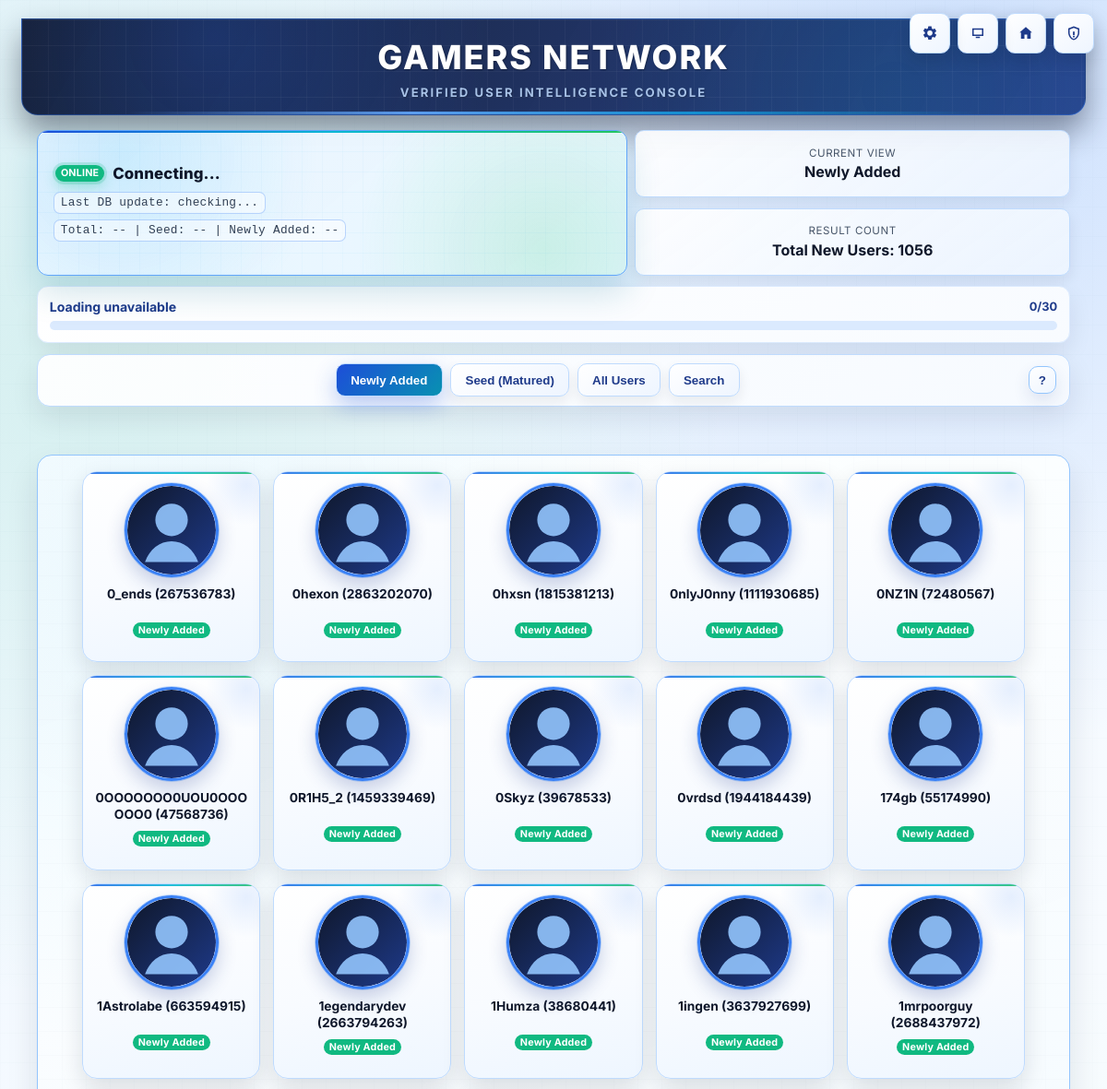
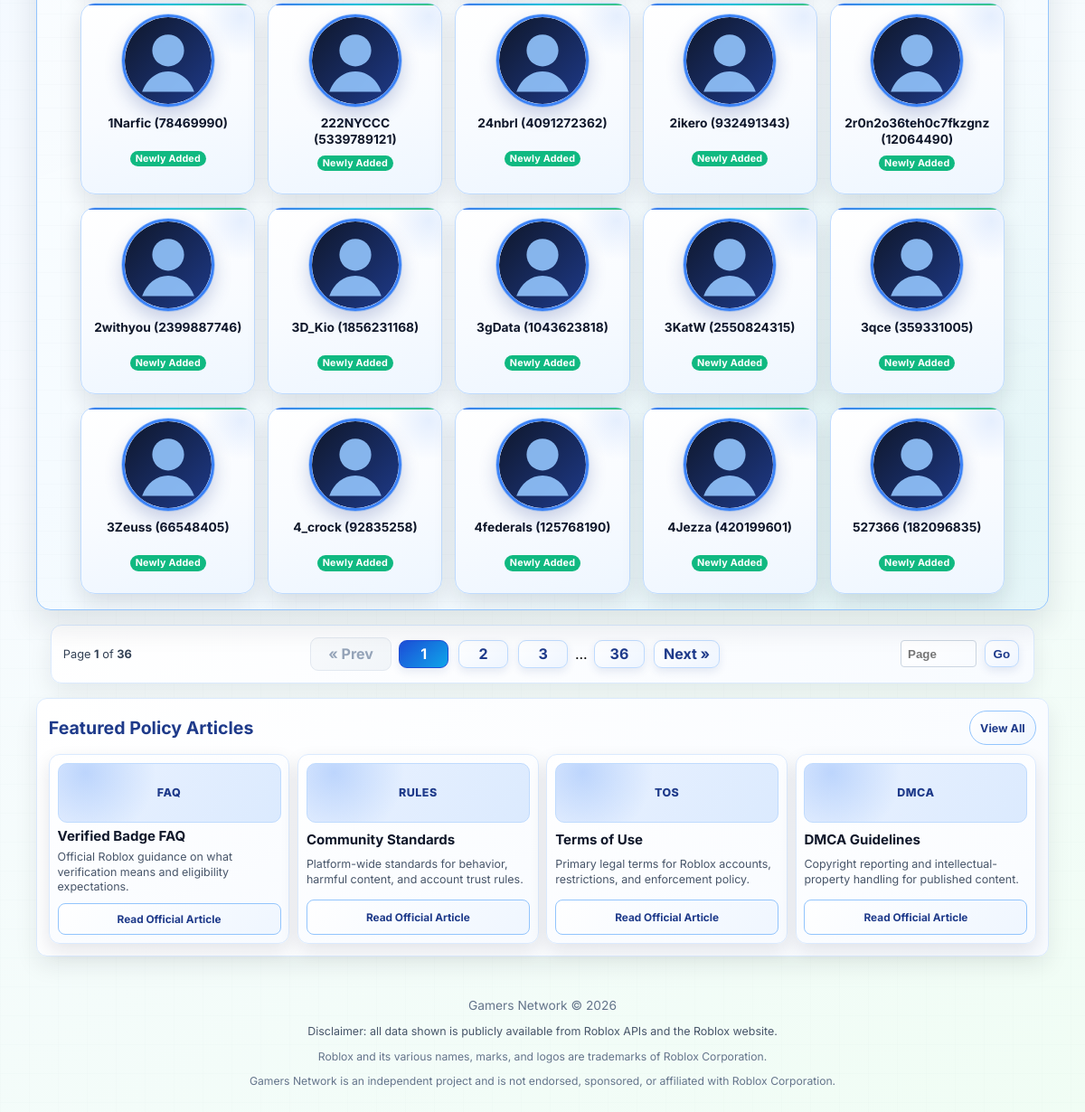
/index, run on the app's committed database (2 pictures, top to bottom).
### tables this page shows
CREATE TABLE users (
    user_id TEXT PRIMARY KEY,
    username TEXT,
    status TEXT
, first_seen_ts INTEGER, bought_tag INTEGER NOT NULL DEFAULT 0, manual_add INTEGER NOT NULL DEFAULT 0);

### app.py (the view, shortened to what this page needs)
@app.route("/index")
def index():
    search_type = request.args.get("search_type", "new")
    query = request.args.get("query", "").strip().lower()
    try:
        page = max(1, int(request.args.get("page", 1)))
    except:
        page = 1
    db = get_all_users()  # refresh live DB
    def parse_date_to_ts(date_text, end_of_day=False):
        if not date_text:
            return None
        try:
            dt = datetime.datetime.strptime(str(date_text), "%Y-%m-%d")
            if end_of_day:
                dt = dt + datetime.timedelta(days=1, seconds=-1)
            return int(dt.timestamp())
        except Exception:
            return None
    def chunked_evidence_counts(uid_iterable, chunk_size=700):
        uid_list = [str(uid) for uid in uid_iterable if str(uid).isdigit()]
        if not uid_list:
            return {}
        merged = {}
        for i in range(0, len(uid_list), chunk_size):
            part = uid_list[i:i + chunk_size]
            merged.update(get_evidence_counts(part))
        return merged
    if search_type == "new":
        filtered = {uid: info for uid, info in db.items() if info["source"] != "Seed List"}
        total_label = f"Total New Users: {len(filtered)}"
    elif search_type == "seed":
        filtered = {uid: info for uid, info in db.items() if info["source"] == "Seed List"}
        total_label = f"Total Seed Users: {len(filtered)}"
    elif search_type == "individual":
        if query:
            filtered = {uid: info for uid, info in db.items() if query in info["username"].lower()}
        else:
            filtered = {}  # No cards shown by default
        total_label = f"Total Results: {len(filtered)}"
    else:
        filtered = {}
        total_label = ""
    if search_type != "database":
        sorted_items = sorted(filtered.items(), key=user_sort_key)
    total_pages = math.ceil(len(sorted_items) / USERS_PER_PAGE)
    start = (page - 1) * USERS_PER_PAGE
    end = start + USERS_PER_PAGE
    page_items = dict(sorted_items[start:end])
    return render_template(
        "index.html",
        results=page_items,
        search_type=search_type,
        query=query,
        page=page,
        total_pages=total_pages,
        total_label=total_label
    )

### app.py (called while the page is built)
def user_sort_key(item):
    uid, info = item
    username = str(info.get("username", "")).lower()
    uid_text = str(uid)
    if uid_text.isdigit():
        return (username, 0, int(uid_text))
    return (username, 1, uid_text.lower())

### database.py (called while the page is built)
def get_connection():
    if IS_POSTGRES:
        return psycopg2.connect(_pg_dsn())
    parent = os.path.dirname(os.path.abspath(DB_NAME))
    if parent:
        os.makedirs(parent, exist_ok=True)
    return sqlite3.connect(DB_NAME)

def get_all_users():
    conn = get_connection()
    c = conn.cursor()
    c.execute("SELECT user_id, username, status, first_seen_ts, bought_tag, manual_add FROM users")
    rows = c.fetchall()
    conn.close()
    users = {}
    for user_id, username, status, first_seen_ts, bought_tag, manual_add in rows:
        uid = int(user_id) if str(user_id).isdigit() else user_id
        users[uid] = {
            "username": username,
            "source": status,
            "first_seen_ts": int(first_seen_ts),
            "bought_tag": bool(bought_tag),
            "manual_add": bool(manual_add),
        }
    return users

### templates/index.html (shortened to what this page needs)
﻿<!DOCTYPE html>
<html lang="en">
<head>
<link rel="stylesheet" href="{{ url_for('static', filename='style.css') }}">
</head>
<body class="main-app">
<header>
    <h1>Gamers Network</h1>
    <p>Verified User Intelligence Console</p>
</header>
<a class="admin-corner-btn home-corner-btn" href="{{ url_for('home') }}" title="Home" aria-label="Open Home">
    <svg viewBox="0 0 24 24" width="18" height="18" aria-hidden="true">
        <path d="M12 3l9 8h-2v9h-5v-6H10v6H5v-9H3l9-8z" fill="currentColor"/>
    </svg>
</a>
<a class="admin-corner-btn monitor-corner-btn" href="{{ url_for('collector_monitor') }}" title="Collector Monitor" aria-label="Open Collector Monitor">
    <svg viewBox="0 0 24 24" width="18" height="18" aria-hidden="true">
        <path d="M4 5h16v11H4V5zm2 2v7h12V7H6zm3 10h6v2H9v-2z" fill="currentColor"/>
    </svg>
</a>
<button class="admin-corner-btn settings-corner-btn" id="cornerSettingsBtn" title="Settings" aria-label="Open Settings" type="button">
</button>
<a class="admin-corner-btn" href="{{ url_for('admin') }}" title="Admin Panel" aria-label="Open Admin Panel">
    <svg viewBox="0 0 24 24" width="18" height="18" aria-hidden="true">
        <path d="M12 2L4 5v6c0 5.2 3.4 9.9 8 11 4.6-1.1 8-5.8 8-11V5l-8-3zm0 2.2l6 2.3V11c0 4.2-2.7 8.2-6 9.2-3.3-1-6-5-6-9.2V6.5l6-2.3zm-1.2 5.3h2.4v5.2h-2.4V9.5zm0 6.3h2.4v2.2h-2.4v-2.2z" fill="currentColor"/>
    </svg>
</a>
<section class="index-top-stack">
<section class="index-command-grid">
<section class="live-status slim">
    <p><span class="badge badge-new">ONLINE</span> <strong id="liveMode">Connecting...</strong></p>
    <p id="liveUpdated">Last DB update: checking...</p>
    <p id="liveTotals">Total: -- | Seed: -- | Newly Added: --</p>
</section>
<section class="dashboard-strip dashboard-hero">
    <div class="stat-pill">
        <span>Current View</span>
        <strong>
            {% if search_type == 'seed' %}Seed (Matured)
            {% elif search_type == 'database' %}All Users
            {% elif search_type == 'individual' %}Search
            {% else %}Newly Added
            {% endif %}
        </strong>
    </div>
    <div class="stat-pill">
        <span>Result Count</span>
        <strong>{{ total_label }}</strong>
    </div>
</section>
</section>
<section class="page-load-status panel hidden" id="pageLoadStatus">
    <div class="load-top">
        <strong id="pageLoadText">Loading users...</strong>
        <span id="pageLoadProgress">0/0</span>
    </div>
    <div class="load-bar">
    </div>
</section>
<section class="tabs-shell panel">
    <nav class="tabs">
        <button class="tab-btn {% if search_type=='new' %}active{% endif %}" data-type="new">Newly Added</button>
        <button class="tab-btn {% if search_type=='seed' %}active{% endif %}" data-type="seed">Seed (Matured)</button>
        <button class="tab-btn {% if search_type=='database' %}active{% endif %}" data-type="database">All Users</button>
        <button class="tab-btn {% if search_type=='individual' %}active{% endif %}" data-type="individual">Search</button>
    </nav>
    <button id="quickHelpToggle" class="quick-help-toggle" type="button" aria-expanded="false" aria-controls="quickHelpPanel">?</button>
</section>
</section>
<main>
<section class="results panel">
    {% for uid, info in results.items() %}
    <div class="user-card" data-uid="{{ uid }}" data-bought="{{ 1 if info.bought_tag else 0 }}">
        <div class="avatar-shell is-loading">
            <img class="avatar-small loading-avatar" alt="Avatar" loading="lazy">
        </div>
        <h3>{{ info.username }} ({{ uid }})</h3>
        <p class="source">
            {% if info.source=='Seed List' %}
            <span class="badge badge-seed">{{ info.source }}</span>
            {% else %}
            <span class="badge badge-new">Newly Added</span>
            {% endif %}
        </p>
    </div>
    {% endfor %}
</section>
<div class="pagination panel pagination-modern">
    {% set q = namespace(filters="") %}
    {% if search_type == 'database' %}
        {% set db_filter_keys = [
            'length3','length4','length5','letters_only',
            'status_filter','bought_filter','evidence_filter',
            'added_window','added_from','added_to',
            'contains_numbers','starts_with','ends_with',
            'min_len','max_len','sort_by'
        ] %}
        {% for key in db_filter_keys %}
            {% if request.args.get(key) %}
                {% set q.filters = q.filters + "&" + key + "=" + request.args.get(key) %}
            {% endif %}
        {% endfor %}
    {% endif %}
    {% if search_type=='individual' and query %}
        {% set q.filters = q.filters + "&query=" + query %}
    {% endif %}
    <div class="pagination-meta">
        Page <strong>{{ page }}</strong> of <strong>{{ total_pages if total_pages > 0 else 1 }}</strong>
    </div>
    <div class="pagination-links">
    {% if page > 1 %}
        <a class="page-nav" href="?page={{page-1}}&search_type={{search_type}}{{ q.filters }}">&laquo; Prev</a>
    {% else %}
        <span class="page-nav disabled">&laquo; Prev</span>
    {% endif %}
    <a href="?page=1&search_type={{search_type}}{{ q.filters }}" class="{% if page==1 %}active{% endif %}">1</a>
    {% set window = 2 %}
    {% set start_page = page - window %}
    {% set end_page = page + window %}
    {% if start_page < 2 %}{% set start_page = 2 %}{% endif %}
    {% if end_page > total_pages -1 %}{% set end_page = total_pages -1 %}{% endif %}
    {% for p in range(start_page, end_page +1) %}
        <a href="?page={{p}}&search_type={{search_type}}{{ q.filters }}" class="{% if p==page %}active{% endif %}">{{p}}</a>
    {% endfor %}
    {% if end_page < total_pages -1 %}<span>...</span>{% endif %}
    {% if total_pages > 1 %}
        <a href="?page={{total_pages}}&search_type={{search_type}}{{ q.filters }}" class="{% if page==total_pages %}active{% endif %}">{{total_pages}}</a>
    {% endif %}
    {% if page < total_pages %}
        <a class="page-nav" href="?page={{page+1}}&search_type={{search_type}}{{ q.filters }}">Next &raquo;</a>
    {% else %}
        <span class="page-nav disabled">Next &raquo;</span>
    {% endif %}
    </div>
    <div class="pagination-jump">
        <input type="number" id="jumpPage" min="1" max="{{ total_pages if total_pages > 0 else 1 }}" placeholder="Page">
        <button type="button" id="jumpPageBtn">Go</button>
    </div>
</div>
{% include "_policy_articles.html" %}
<footer class="site-footer">
<p>Gamers Network &copy; 2026</p>
<p class="site-disclaimer">Disclaimer: all data shown is publicly available from Roblox APIs and the Roblox website.</p>
<p class="site-legal">Roblox and its various names, marks, and logos are trademarks of Roblox Corporation.</p>
<p class="site-legal">Gamers Network is an independent project and is not endorsed, sponsored, or affiliated with Roblox Corporation.</p>
</footer>
</body>
</html>

### data on the page
users: username "0_ends"
users: username "0hexon"
users: username "0hxsn"
users: username "0nlyJ0nny"
users: username "0NZ1N"
users: username "0OOOOOOO0UOU0OOOOOO0"
users: username "0R1H5_2"
users: username "0Skyz"
users: username "0vrdsd"
users: username "174gb"
users: username "1Astrolabe"
users: username "1egendarydev"
users: username "1Humza"
users: username "1ingen"
users: username "1mrpoorguy"
users: username "1Narfic"
users: username "222NYCCC"
users: username "24nbrl"
users: username "2ikero"
users: username "2r0n2o36teh0c7fkzgnz"
users: username "2withyou"
users: username "3D_Kio"
users: username "3gData"
users: username "3KatW"
users: username "3qce"
users: username "3Zeuss"
users: username "4_crock"
users: username "4federals"
users: username "4Jezza"
users: username "527366"

### other printed values
{{ total_label }} "Total New Users: 1056"
{{ uid }} "267536783" "2863202070" "1815381213" "1111930685" "72480567" "47568736" "1459339469" "39678533" "1944184439" "55174990" "663594915" "2663794263" "38680441" "3637927699" "2688437972" "78469990" "5339789121" "4091272362" "932491343" "12064490" "2399887746" "1856231168" "1043623818" "2550824315" "359331005" "66548405" "92835258" "125768190" "420199601" "182096835"
{{ page }} "1"
{{ total_pages if total_pages > 0 else 1 }} "36"
{{ p }} "2" "3"
{{ total_pages }} "36"
